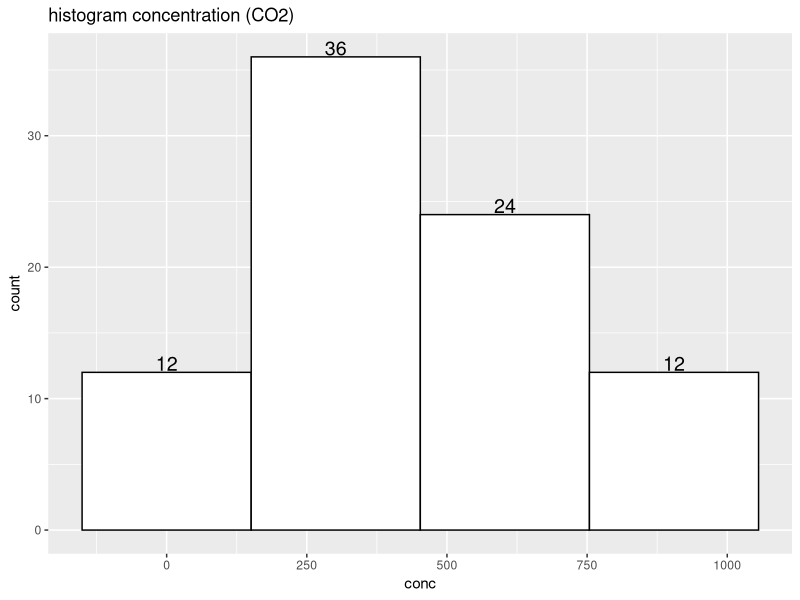
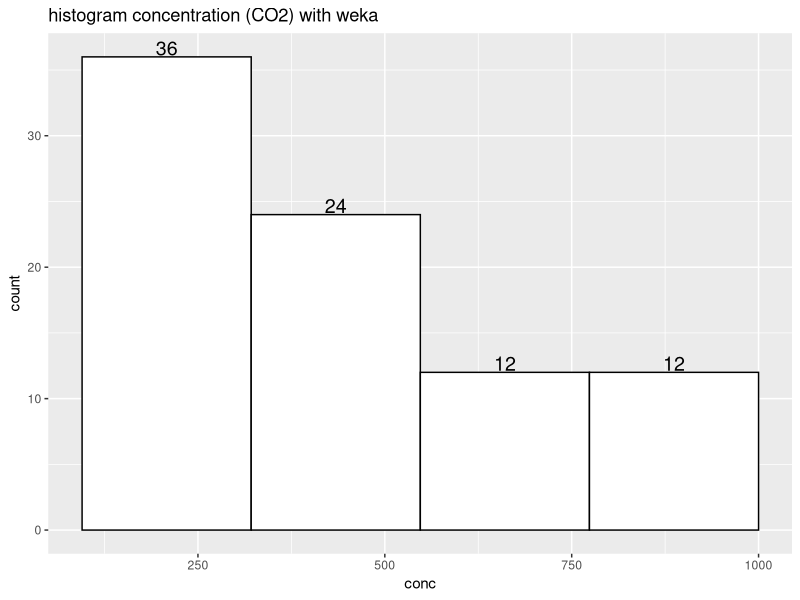
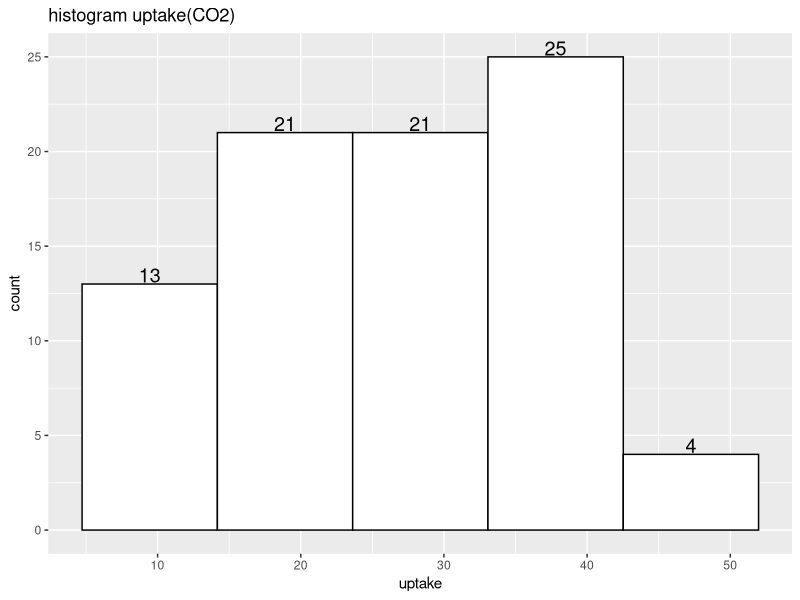
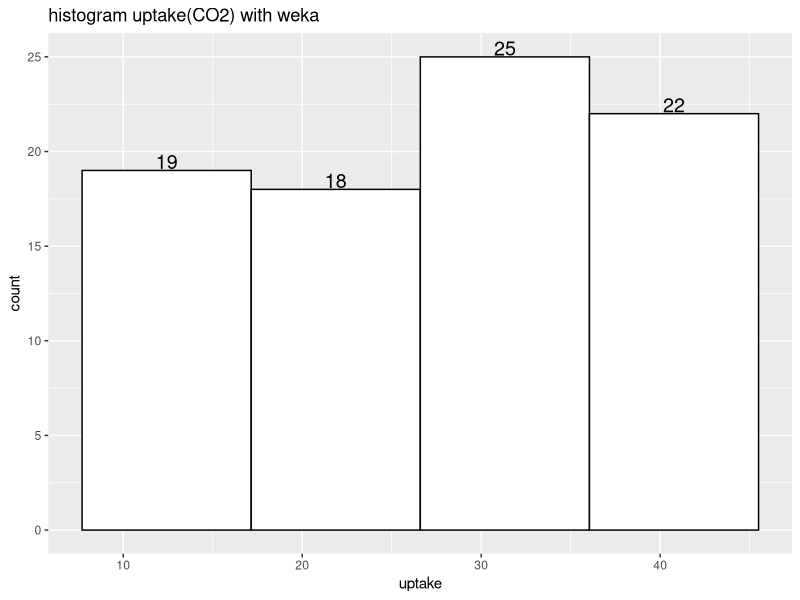
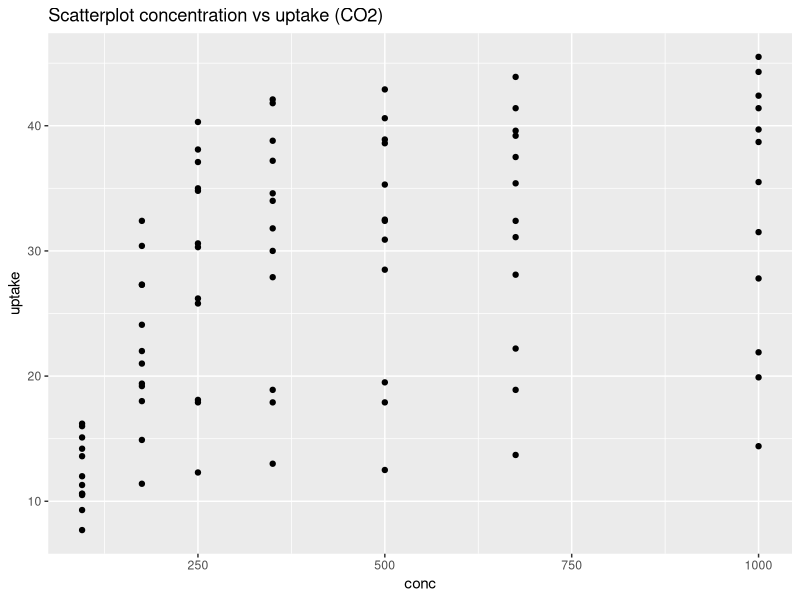
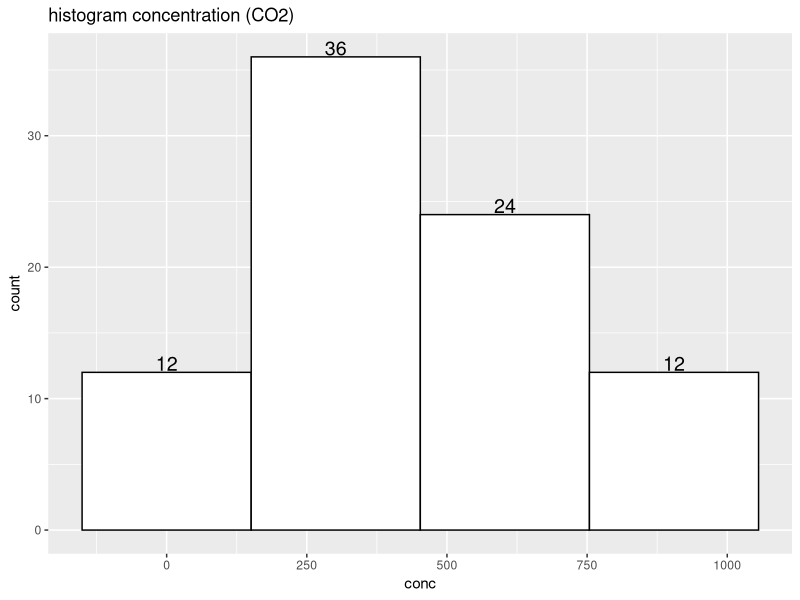
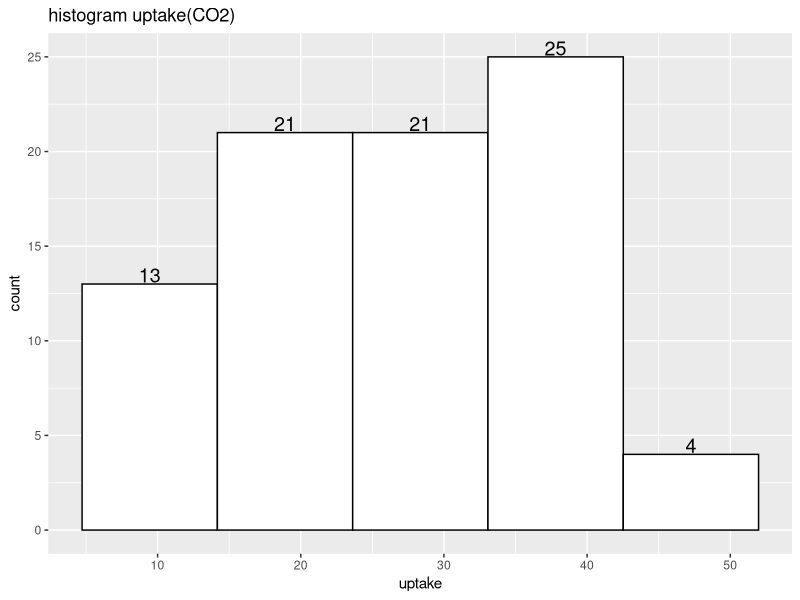
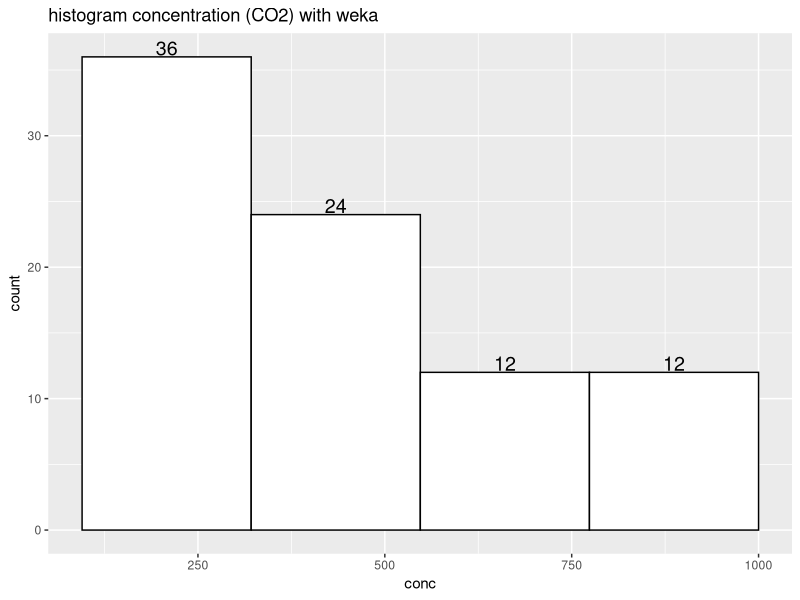

Here is the R script that generated these plots, in order:
library(datasets)
library(ggplot2)

# masukkan datasetku
datasetku <- datasets::CO2
# fungsi cuberoot
cbrt <- function(x){return(x^(1/3))}
# fungsi struge rule buat methode menentukan angka binning
struge =function(df,kolomku){
  return(1 + ceiling(3.322*log10(length(df[[kolomku]]))))
}
# fungsi rice rule buat methode menentukan angka binning
rice =function(df,kolomku){
  return(ceiling(cbrt(length(df[[kolomku]]))))
}
# fungsi fredmann-diconis rule buat methode menentukan angka binning
fredik <- function(dfku, kolomku){
  seriesku <- dfku[[kolomku]]
  banyak_obs <- length(seriesku)
  widthku <- 2*IQR(seriesku) / cbrt(banyak_obs)
  binariku <- ceiling((max(seriesku) - min(seriesku)) / widthku)
  return(binariku)
}

# buat csv
# write.csv(datasetku,file="CO2.csv",quote=FALSE,row.names = FALSE)

# plotting di histogram kolom conc
hist_conc<- ggplot(datasetku,aes(conc,label=..count..)) + 
              geom_histogram(bins=fredik(datasetku,"conc"),
                             color="black",
                             fill="white") +
              ggtitle("histogram concentration (CO2)") +
              geom_text(stat="bin", size=5,vjust=-0.1,
                        bins=fredik(datasetku,"conc"))
              
hist_conc
# mengikuti weka
hist_conc_weka <- ggplot(datasetku,aes(conc,label=..count..)) + 
                    geom_histogram(breaks=c(95,321.25,547.5,773.75,1000),
                                   color="black",
                                   fill="white") +
                    ggtitle("histogram concentration (CO2) with weka")+
                    geom_text(stat="bin", size=5,vjust=-0.1,
                              breaks=c(95,321.25,547.5,773.75,1000))
hist_conc_weka
# plotting di histogram kolom uptake
hist_uptake <- ggplot(datasetku,aes(uptake,label=..count..)) + 
                geom_histogram(bins = fredik(datasetku,"uptake"),
                               color="black",
                               fill="white") +
                ggtitle("histogram uptake(CO2)") +
                  geom_text(stat="bin", size=5,vjust=-0.1,
                    bins=fredik(datasetku,"uptake"))

hist_uptake
# mengikuti weka
hist_uptake_weka <- ggplot(datasetku,aes(uptake,label=..count..)) + 
                      geom_histogram(breaks = c(7.7,17.15,26.6,36.05,45.5),
                                     color="black",
                                     fill="white")+
                      ggtitle("histogram uptake(CO2) with weka")+
                      geom_text(stat="bin", size=5,vjust=-0.1,
                                breaks = c(7.7,17.15,26.6,36.05,45.5))
hist_uptake_weka
# plotting di scatterplot conc vs uptake
scat_conc_uptake <- ggplot(datasetku,aes(conc,uptake)) + 
                    geom_point()+
                    ggtitle('Scatterplot concentration vs uptake (CO2) ')
scat_conc_uptake

ggsave('LKP2_hist_conc.jpg',plot=hist_conc)
ggsave('LKP2_hist_uptake.jpg',plot=hist_uptake)
ggsave('LKP2_hist_conc_weka.jpg',plot=hist_conc_weka)
ggsave('LKP2_hist_uptake_weka.jpg',plot=hist_uptake_weka)
ggsave('LKP2_scat_conc_uptake.jpg',plot=scat_conc_uptake)